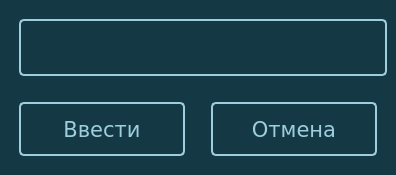
<?xml version="1.0" encoding="UTF-8"?>
<ui version="4.0">
 <class>StartWindow</class>
 <widget class="QMainWindow" name="StartWindow">
  <property name="geometry">
   <rect>
    <x>0</x>
    <y>0</y>
    <width>396</width>
    <height>175</height>
   </rect>
  </property>
  <property name="sizePolicy">
   <sizepolicy hsizetype="Fixed" vsizetype="Fixed">
    <horstretch>0</horstretch>
    <verstretch>0</verstretch>
   </sizepolicy>
  </property>
  <property name="windowTitle">
   <string>Введите ключ</string>
  </property>
  <property name="styleSheet">
   <string notr="true">QWidget {
    background-color: #143944;
    color: #9ecedd;
    font-family: Verdana;
    font-size: 16pt;
    margin: 10px;
}

QPushButton {
    color: #9ecedd;
    border: 2px solid #9ecedd;
    border-radius: 5px;
}

QPushButton#btn_lower,
#btn_upper,
#btn_digits,
#btn_special {
    padding: 10px;
}

QPushButton:hover {
    color:#0ba5d3;
    border-color: #0ba5d3;;
}

QPushButton:pressed {
    border: 4px solid #0ba5d3;
    border-radius: 5px;
}

QPushButton:checked {
    background-color: #0ba5d3;
    border-color: #0ba5d3;
}
</string>
  </property>
  <widget class="QWidget" name="centralwidget">
   <property name="styleSheet">
    <string notr="true"/>
   </property>
   <layout class="QGridLayout" name="gridLayout">
    <item row="1" column="0">
     <widget class="QPushButton" name="enterBtn">
      <property name="sizePolicy">
       <sizepolicy hsizetype="Minimum" vsizetype="Expanding">
        <horstretch>0</horstretch>
        <verstretch>0</verstretch>
       </sizepolicy>
      </property>
      <property name="cursor">
       <cursorShape>PointingHandCursor</cursorShape>
      </property>
      <property name="text">
       <string>Ввести</string>
      </property>
      <property name="shortcut">
       <string>Return</string>
      </property>
     </widget>
    </item>
    <item row="1" column="1">
     <widget class="QPushButton" name="cancelBtn">
      <property name="sizePolicy">
       <sizepolicy hsizetype="Minimum" vsizetype="Expanding">
        <horstretch>0</horstretch>
        <verstretch>0</verstretch>
       </sizepolicy>
      </property>
      <property name="cursor">
       <cursorShape>PointingHandCursor</cursorShape>
      </property>
      <property name="text">
       <string>Отмена</string>
      </property>
     </widget>
    </item>
    <item row="0" column="0" colspan="2">
     <widget class="QFrame" name="frameKey">
      <property name="cursor">
       <cursorShape>PointingHandCursor</cursorShape>
      </property>
      <property name="styleSheet">
       <string notr="true">QFrame {
    color: #9ecedd;
    border: 2px solid #9ecedd;
    border-radius: 5px;
    margin-right: 0;
}

QFrame:hover {
    border-color: #26acd5;
}
</string>
      </property>
      <property name="frameShape">
       <enum>QFrame::StyledPanel</enum>
      </property>
      <property name="frameShadow">
       <enum>QFrame::Raised</enum>
      </property>
      <layout class="QGridLayout" name="gridLayout_2">
       <item row="0" column="0">
        <widget class="QLineEdit" name="entryKey">
         <property name="enabled">
          <bool>true</bool>
         </property>
         <property name="sizePolicy">
          <sizepolicy hsizetype="Minimum" vsizetype="Fixed">
           <horstretch>0</horstretch>
           <verstretch>0</verstretch>
          </sizepolicy>
         </property>
         <property name="baseSize">
          <size>
           <width>0</width>
           <height>0</height>
          </size>
         </property>
         <property name="styleSheet">
          <string notr="true">QLineEdit {
    border: none;
    margin: 0;
    font-size: 20pt;
}
</string>
         </property>
        </widget>
       </item>
       <item row="0" column="1">
        <widget class="QPushButton" name="visibilityBtn">
         <property name="sizePolicy">
          <sizepolicy hsizetype="Fixed" vsizetype="Fixed">
           <horstretch>0</horstretch>
           <verstretch>0</verstretch>
          </sizepolicy>
         </property>
         <property name="cursor">
          <cursorShape>PointingHandCursor</cursorShape>
         </property>
         <property name="styleSheet">
          <string notr="true">QPushButton {
    border: none;
    margin: 0;
    background-color: transparent;
}
</string>
         </property>
         <property name="text">
          <string/>
         </property>
         <property name="icon">
          <iconset resource="../resources.qrc">
           <normaloff>:/icons/icons/invisible.svg</normaloff>
           <normalon>:/icons/icons/visible.svg</normalon>:/icons/icons/invisible.svg</iconset>
         </property>
         <property name="iconSize">
          <size>
           <width>30</width>
           <height>30</height>
          </size>
         </property>
         <property name="checkable">
          <bool>true</bool>
         </property>
         <property name="checked">
          <bool>true</bool>
         </property>
         <property name="default">
          <bool>false</bool>
         </property>
        </widget>
       </item>
      </layout>
     </widget>
    </item>
   </layout>
  </widget>
 </widget>
 <resources>
  <include location="../resources.qrc"/>
 </resources>
 <connections/>
</ui>
